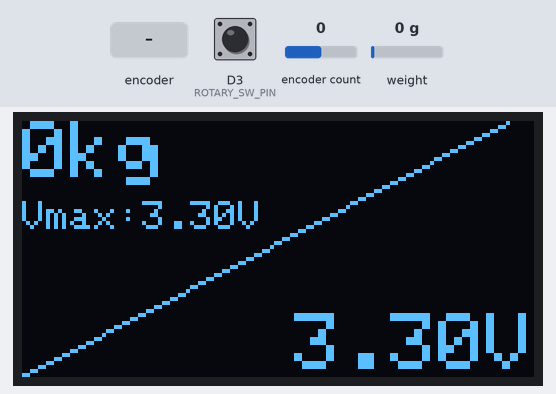
A sketch run on a simulated Arduino MKR. On the bench: 128×64 one-colour display. The inputs (shaded band) are chosen by the test bench; at power-on: encoder count 0, weight on the scale 0 g, D3 (ROTARY_SW_PIN) HIGH. What the sketch prints to the serial monitor is not drawn.

Above: at 1.2 s.
1.3 s: rotary encoder on D3 (ROTARY_SW_PIN) / D7 (DT_PIN) turned 1 step (first pin leading)
At 2.1 s:
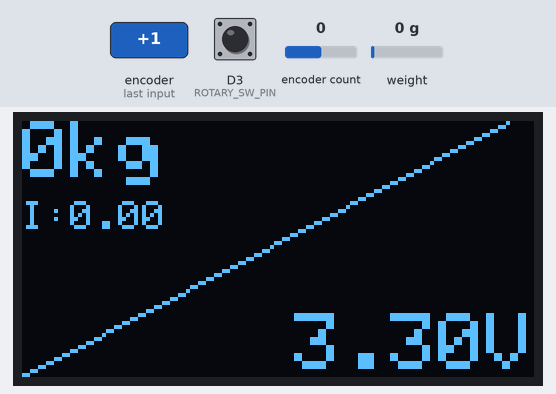
3.0 s: rotary encoder on D3 (ROTARY_SW_PIN) / D7 (DT_PIN) turned 3 steps (first pin leading)
5.1 s: encoder count set to 1
At 6.5 s:
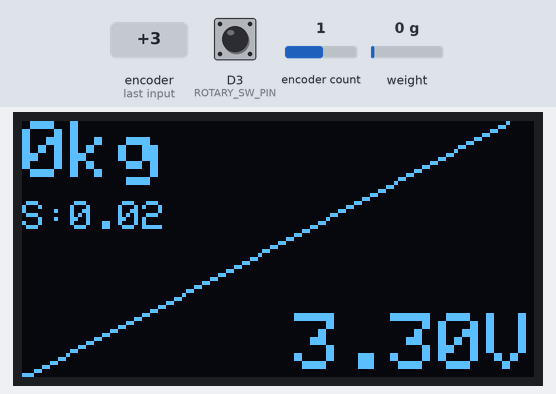
6.8 s: weight on the scale set to 1250 g
At 8.0 s:
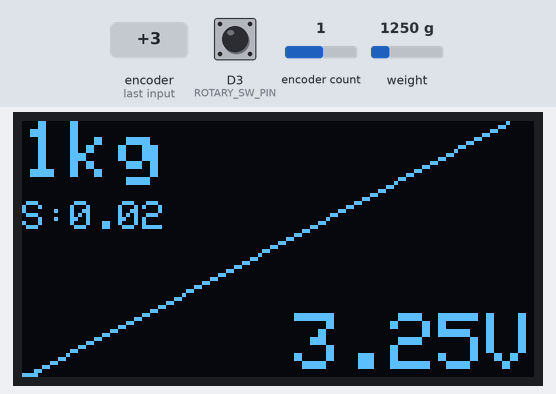
8.3 s: encoder count set to 2
At 9.4 s:
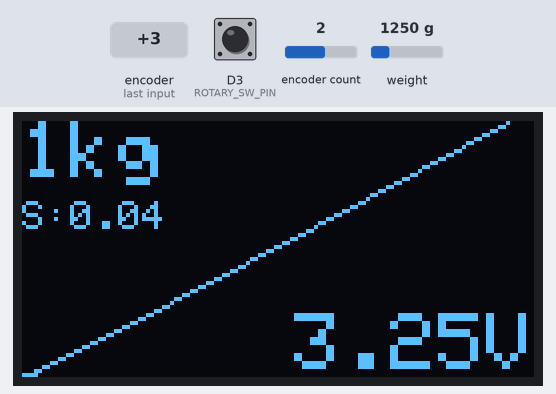
9.9 s: weight on the scale set to 100 g
At 10.9 s:
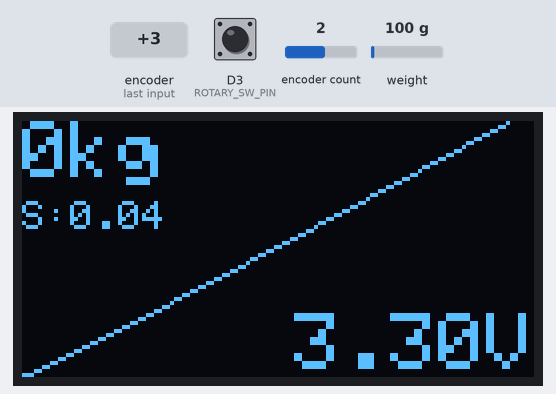
Timing chart, 0 to 12.5 s (numbered marks = the images above; inputs shaded):
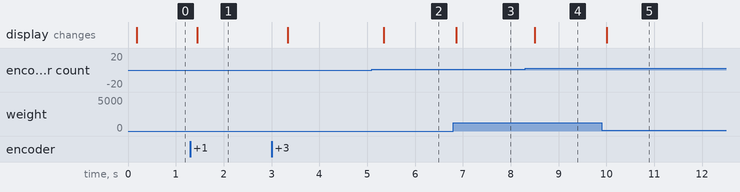

The sketch:

G29BS_V2_004_ok.ino
```cpp
#include <Wire.h>
#include <Adafruit_MCP4725.h>
#include <HX711.h>
#include <Adafruit_GFX.h>
#include <Adafruit_SSD1306.h>
#include <Encoder.h>
#include <FlashStorage.h> // Substituição da EEPROM

// Definições dos pinos
#define DT_PIN 7
#define SCK_PIN 6
#define ROTARY_CLK_PIN 1
#define ROTARY_DT_PIN 2
#define ROTARY_SW_PIN 3
#define OLED_RESET -1

// Objetos para os periféricos
HX711 scale;
Adafruit_MCP4725 dac;
Adafruit_SSD1306 display(128, 64, &Wire, OLED_RESET);
Encoder rotaryEncoder(ROTARY_CLK_PIN, ROTARY_DT_PIN);

// Estrutura para armazenar configurações
struct Config {
  float maxVoltage;
  float curveFactor;
  float curveShape;
};
FlashStorage(flashConfig, Config); // Aloca espaço na flash

// Configuração inicial
float maxVoltage = 3.3;           // Tensão máxima inicial
float curveFactor = 0.0;          // Inclinação inicial
float curveShape = 0.0;          // Formato inicial da curva
int lastEncoderPosition = 0;
bool buttonPressed = false;
int configMode = 0; // 0 = Vmax, 1 = Inclinação, 2 = Formato

// Configuração do HX711
const float CALIBRATION_FACTOR = -44.765419; // Fator de calibração
const long OFFSET = 1877599;                 // Offset para zero
float pressure = 0;                          // Pressão medida em kg

// Dados do gráfico
const int GRAPH_WIDTH = 122;      // Largura do gráfico
const int GRAPH_HEIGHT = 64;      // Altura do gráfico
const float MIN_VOLTAGE = 1.47;   // Tensão mínima fixa para o MCP4725

float previousPressure = 0;       // Última tensão registrada para sincronização

void setup() {
  Serial.begin(115200);
  Serial.println("Iniciando sistema...");

  // Inicializa HX711
  scale.begin(DT_PIN, SCK_PIN);
  scale.set_offset(OFFSET);
  scale.set_scale(CALIBRATION_FACTOR);

  // Inicializa DAC MCP4725
  dac.begin(0x60);

  // Inicializa display OLED
  display.begin(SSD1306_SWITCHCAPVCC, 0x3C);
  display.clearDisplay();
  display.setTextSize(1);
  display.setTextColor(WHITE);
  display.display();

  // Configura botão do encoder
  pinMode(ROTARY_SW_PIN, INPUT_PULLUP);

  // Carrega configurações da flash
  loadSettings();

  Serial.println("Sistema inicializado com sucesso!");
}

void loop() {
  // Leitura do estado do botão do encoder
  bool currentButtonPressed = digitalRead(ROTARY_SW_PIN) == LOW;
  if (currentButtonPressed && !buttonPressed) {
    configMode = (configMode + 1) % 3; // Alterna entre Vmax, Inclinação e Formato
    saveSettings(); // Salva as configurações na flash
    if (configMode == 0)
      Serial.println("Ajustando Vmax");
    else if (configMode == 1)
      Serial.println("Ajustando Inclinação");
    else if (configMode == 2)
      Serial.println("Ajustando Formato");
  }
  buttonPressed = currentButtonPressed;

  // Leitura do encoder rotativo
  int newEncoderPosition = rotaryEncoder.read() / 2; // Divide por 2 para maior controle
  if (newEncoderPosition != lastEncoderPosition) {
    int delta = newEncoderPosition - lastEncoderPosition;

    if (configMode == 0) {
      maxVoltage += delta * 0.05; // Incrementa ou decrementa em passos de 0.05
      maxVoltage = constrain(maxVoltage, 2.5, 3.3);
    } else if (configMode == 1) {
      curveFactor += delta * 0.01; // Incrementa ou decrementa em passos de 0.01
      curveFactor = constrain(curveFactor, -1.0, 1.0);
    } else if (configMode == 2) {
      curveShape += delta * 0.01; // Incrementa ou decrementa em passos de 0.01
      curveShape = constrain(curveShape, -1.0, 1.0);
    }

    lastEncoderPosition = newEncoderPosition;
  }

  // Leitura da pressão do pedal
  if (scale.is_ready()) {
    pressure = scale.get_units() / 1000.0; // Converte para kg
    pressure = constrain(pressure, 0.0, 50.0); // Limita a pressão entre 0 e 50 kg

    // Atualiza a saída do DAC
    updateDAC();

    // Atualiza o display sincronizado com a leitura
    updateDisplay();
  }
}

void updateDAC() {
  // Normaliza a pressão (0 a 1)
  float normalizedPressure = pressure / 50.0; // Pressão máxima de 50 kg
  normalizedPressure = constrain(normalizedPressure, 0.0, 1.0);

  // Aplica o formato da curva
  float adjustedPressure = normalizedPressure + curveShape * normalizedPressure * (1.0 - normalizedPressure);

  // Aplica o ajuste de inclinação
  adjustedPressure *= (1.0 + curveFactor);

  // Garante que o valor esteja dentro dos limites
  adjustedPressure = constrain(adjustedPressure, 0.0, 1.0);

  // Calcula a tensão de saída invertida
  float outputVoltage = MIN_VOLTAGE + (1.0 - adjustedPressure) * (maxVoltage - MIN_VOLTAGE);

  // Converte para 12 bits para enviar ao DAC
  uint16_t dacOutput = (uint16_t)((outputVoltage / 3.3) * 4095);

  // Atualiza o DAC
  dac.setVoltage(dacOutput, false);

  // Atualiza a tensão exibida no display
  previousPressure = outputVoltage; // Salva o valor atual da tensão
}

void updateDisplay() {
  display.clearDisplay();

  // Desenha o gráfico
  drawGraph();

  // Exibe o valor de pressão no canto superior esquerdo
  display.setCursor(0, 0);
  display.setTextSize(2);
  display.setTextColor(WHITE, BLACK);
  display.print(pressure, 0);
  display.print("kg");

  // Exibe o valor atual de configuração
  display.setTextSize(1);
  display.setCursor(0, 20);
  if (configMode == 0) {
    display.print("Vmax:");
    display.print(maxVoltage, 2);
    display.print("V");
  } else if (configMode == 1) {
    display.print("I:");
    display.print(curveFactor, 2);
  } else if (configMode == 2) {
    display.print("S:");
    display.print(curveShape, 2);
  }

  // Exibe a tensão no canto inferior direito
  display.setTextSize(2);
  String voltageText = String(previousPressure, 2) + "V";
  int16_t x, y;
  uint16_t width, height;
  display.getTextBounds(voltageText, 0, 0, &x, &y, &width, &height);
  display.setCursor(128 - width, 64 - height);
  display.print(voltageText);

  display.display();
}

void drawGraph() {
  for (int x = 0; x < GRAPH_WIDTH; x++) {
    // Posição normalizada no eixo X (0 a 1)
    float rawPos = (float)x / GRAPH_WIDTH;
    float curveY;

    // Aplica o formato da curva mantendo os extremos fixos
    if (curveShape > 0) {
      curveY = pow(rawPos, 1 + curveShape);
    } else if (curveShape < 0) {
      curveY = 1 - pow(1 - rawPos, 1 - curveShape);
    } else {
      curveY = rawPos; // Forma linear
    }

    // Ajusta a inclinação da curva
    curveY *= (1.0 + curveFactor);

    // Mapeia o valor de curva para o intervalo de tensão real
    float voltage = MIN_VOLTAGE + curveY * (maxVoltage - MIN_VOLTAGE);

    // Normaliza para o range do gráfico (0 a 1)
    float normalizedVoltage = (voltage - MIN_VOLTAGE) / (maxVoltage - MIN_VOLTAGE);

    // Converte para coordenadas do gráfico
    int y = constrain(GRAPH_HEIGHT - (normalizedVoltage * GRAPH_HEIGHT), 0, GRAPH_HEIGHT - 1);

    // Desenha o gráfico
    display.drawPixel(x, y, WHITE);

    // Preenche até o nível correspondente à pressão atual
    if (rawPos <= pressure / 50.0) {
      display.drawLine(x, GRAPH_HEIGHT - 1, x, y, WHITE);
    }
  }
}

void saveSettings() {
  Config config = {maxVoltage, curveFactor, curveShape};
  flashConfig.write(config);
  Serial.println("Configurações salvas na memória flash.");
}

void loadSettings() {
  Config config = flashConfig.read();
  maxVoltage = config.maxVoltage;
  curveFactor = config.curveFactor;
  curveShape = config.curveShape;

  if (maxVoltage < 2.5 || maxVoltage > 3.3) {
    maxVoltage = 3.3;
  }
  if (curveFactor < -1.0 || curveFactor > 1.0) {
    curveFactor = 0.0;
  }
  if (curveShape < -1.0 || curveShape > 1.0) {
    curveShape = 0.0;
  }

  Serial.print("Configurações carregadas: Vmax=");
  Serial.print(maxVoltage, 2);
  Serial.print("V, Inclinação=");
  Serial.print(curveFactor, 2);
  Serial.print(", Formato=");
  Serial.println(curveShape, 2);
}
```

Measured:
- after the input at 1.3 s, the display: changes after 0.14 s (image 1)
- after the input at 5.1 s, the display: changes after 0.25 s (image 2)
- after the input at 6.8 s, the display: changes after 0.06 s (image 3)
- after the input at 8.3 s, the display: changes after 0.20 s (image 4)
- after the input at 9.9 s, the display: changes after 0.11 s (image 5)
